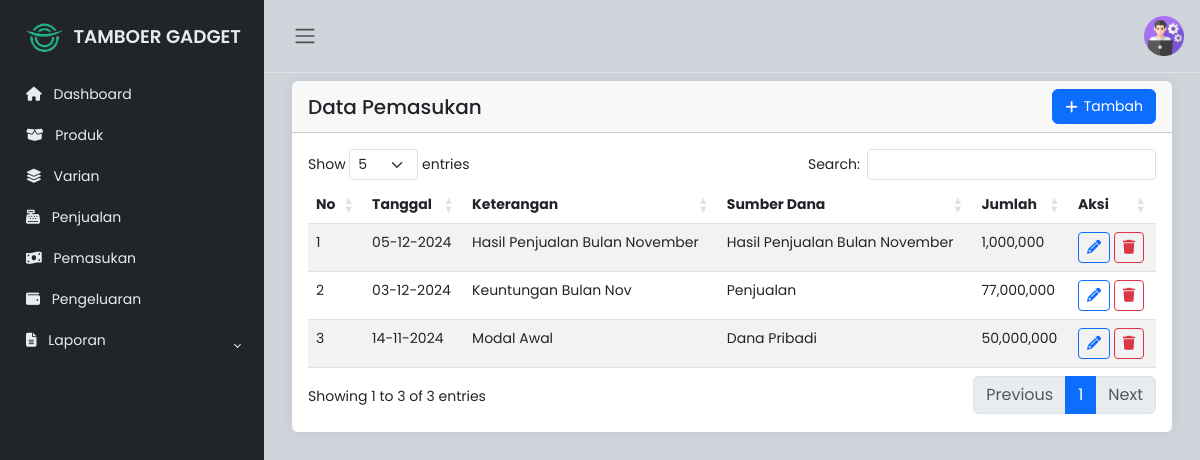
The app's page /admin/pemasukan.php with its own data.
### tables this page shows
CREATE TABLE `pemasukan` (
  `id_pemasukan` int(11) NOT NULL,
  `tanggal` date NOT NULL,
  `keterangan` text DEFAULT NULL,
  `sumber_dana` varchar(50) DEFAULT NULL,
  `jumlah` decimal(15,2) NOT NULL
);

### admin/pemasukan.php (the view, shortened to what this page needs)
<!DOCTYPE html>
<html lang="en">
<head>
    <link rel="stylesheet" href="https://cdn.jsdelivr.net/npm/bootstrap@5.3.0-alpha2/dist/css/bootstrap.min.css">
    <link rel="stylesheet" href="https://cdnjs.cloudflare.com/ajax/libs/font-awesome/6.1.1/css/all.min.css">
    <link rel="stylesheet" href="https://cdn.datatables.net/1.11.3/css/dataTables.bootstrap5.min.css">
    <link rel="stylesheet" href="../css/style.css">
</head>
<body>
    <div class="wrapper">
        <?php include 'sidebar.php'; ?>
        <div class="main">
            <?php include 'navbar.php'; ?>
            <main class="content px-3 py-2">
                <div class="container-fluid">
                    <div class="row">
                        <div class="col-12">
                            <div class="card border-0">
                                <div class="card-header d-flex justify-content-between align-items-center">
                                    <h5 class="card-title mb-0">Data Pemasukan</h5>
                                    <a href="tambah_pemasukan.php" class="btn btn-primary"
                                        style="font-size: 14px; padding: 6px 12px; display: inline-flex; align-items: center; gap: 6px;">
                                        <i class="fas fa-plus" style="font-size: 14px;"></i> Tambah
                                    </a>
                                </div>
                                <div class="card-body">
                                    <div class="table-responsive">
                                        <table id="example" class="table table-striped">
                                            <thead>
                                                <tr>
                                                    <th>No</th>
                                                    <th>Tanggal</th>
                                                    <th>Keterangan</th>
                                                    <th>Sumber Dana</th>
                                                    <th>Jumlah</th>
                                                    <th>Aksi</th>
                                                </tr>
                                            </thead>
                                            <tbody>
                                                <?php
                                                include 'koneksi.php';
                                                $sql = "SELECT * FROM pemasukan ORDER BY tanggal DESC";
                                                $result = $conn->query($sql);
                                                if ($result->num_rows > 0) {
                                                    $no = 1;
                                                    while ($row = $result->fetch_assoc()) {
                                                        echo "<tr>
                                                            <td>" . $no++ . "</td>
                                                            <td>" . date('d-m-Y', strtotime($row['tanggal'])) . "</td>
                                                            <td>" . $row['keterangan'] . "</td>
                                                            <td>" . $row['sumber_dana'] . "</td>
                                                            <td>" . number_format($row['jumlah'], 0) . "</td>
                                                            <td>
                                                                <a href='edit_pemasukan.php?id=" . $row['id_pemasukan'] . "' class='btn btn-outline-primary btn-sm'>
                                                                    <i class='fas fa-pencil-alt'></i>
                                                                </a>
                                                                <button class='btn btn-outline-danger btn-sm' onclick='confirmDelete(" . $row['id_pemasukan'] . ")'>
                                                                    <i class='fas fa-trash'></i>
                                                                </button>
                                                            </td>
                                                        </tr>";
                                                    }
                                                } else {
                                                    echo "<tr><td colspan='7' class='text-center'>Data tidak tersedia</td></tr>";
                                                }
                                                ?>
                                            </tbody>
                                        </table>
                                    </div>
                                </div>
                            </div>
                        </div>
                    </div>
                </div>
            </main>
        </div>
    </div>
</body>
</html>

### css/style.css (style rules this page uses)
body { font-family: "Poppins", sans-serif; font-size: 0.875rem; opacity: 1; overflow-y: scroll; margin: 0; }
a { cursor: pointer; text-decoration: none; font-family: "Poppins", sans-serif; }
.wrapper { align-items: stretch; display: flex; width: 100%; }
.main { display: flex; flex-direction: column; min-height: 100vh; min-width: 0; overflow: hidden; transition: all 0.35s ease-in-out; width: 100%; background: var(--bs-dark-bg-subtle); }
.content { flex: 1; max-width: 100vw; width: 100vw; }
@media (min-width: 768px) { .content { max-width: auto; width: auto; } }
.card { box-shadow: 0 0 0.875rem 0 rgba(34, 46, 60, 0.05); margin-bottom: 24px; }

### admin/pemasukan.php (style rules this page uses)
@media (min-width: 769px) { table.dataTable tbody td { font-size: 14px; } }
@media (min-width: 769px) { table.dataTable thead th { font-size: 14px; } }

### records on screen
pemasukan: tanggal "05-12-2024", keterangan "Hasil Penjualan Bulan November", sumber_dana "Hasil Penjualan Bulan November", jumlah "1,000,000"
pemasukan: tanggal "03-12-2024", keterangan "Keuntungan Bulan Nov", sumber_dana "Penjualan", jumlah "77,000,000"
pemasukan: tanggal "14-11-2024", keterangan "Modal Awal", sumber_dana "Dana Pribadi", jumlah "50,000,000"
